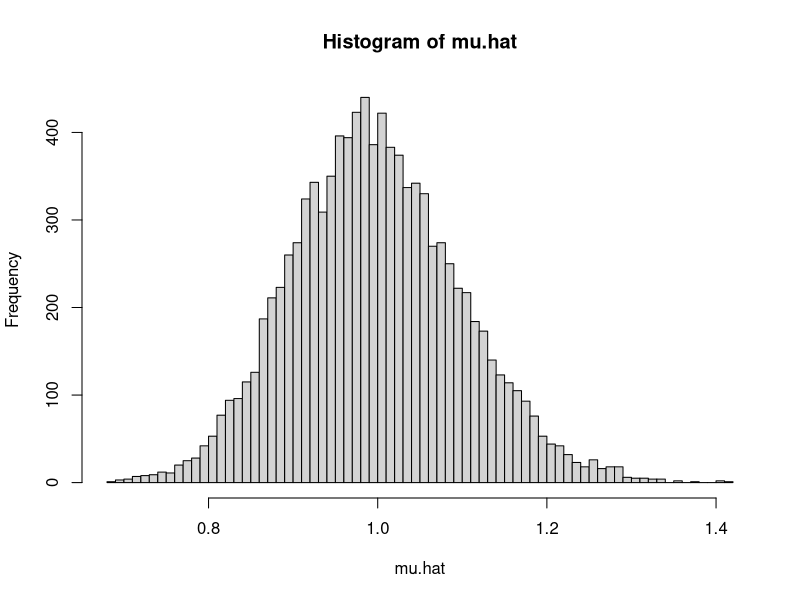

The R source for this figure:
n = 100	#sample length
m = 10000  	#repeat experiment
mean(rexp(n)) 
mu.hat = replicate(m,mean(rexp(n)))
mean(mu.hat)	#expectated value E(x) which will help to find parameter is bias or not
hist(mu.hat,'FD')	#FD - band with of histogram,one method
#shape of histogram is estimate of density function
#as we increase n histogram it gives standard normal distribution which is shape of estimator

